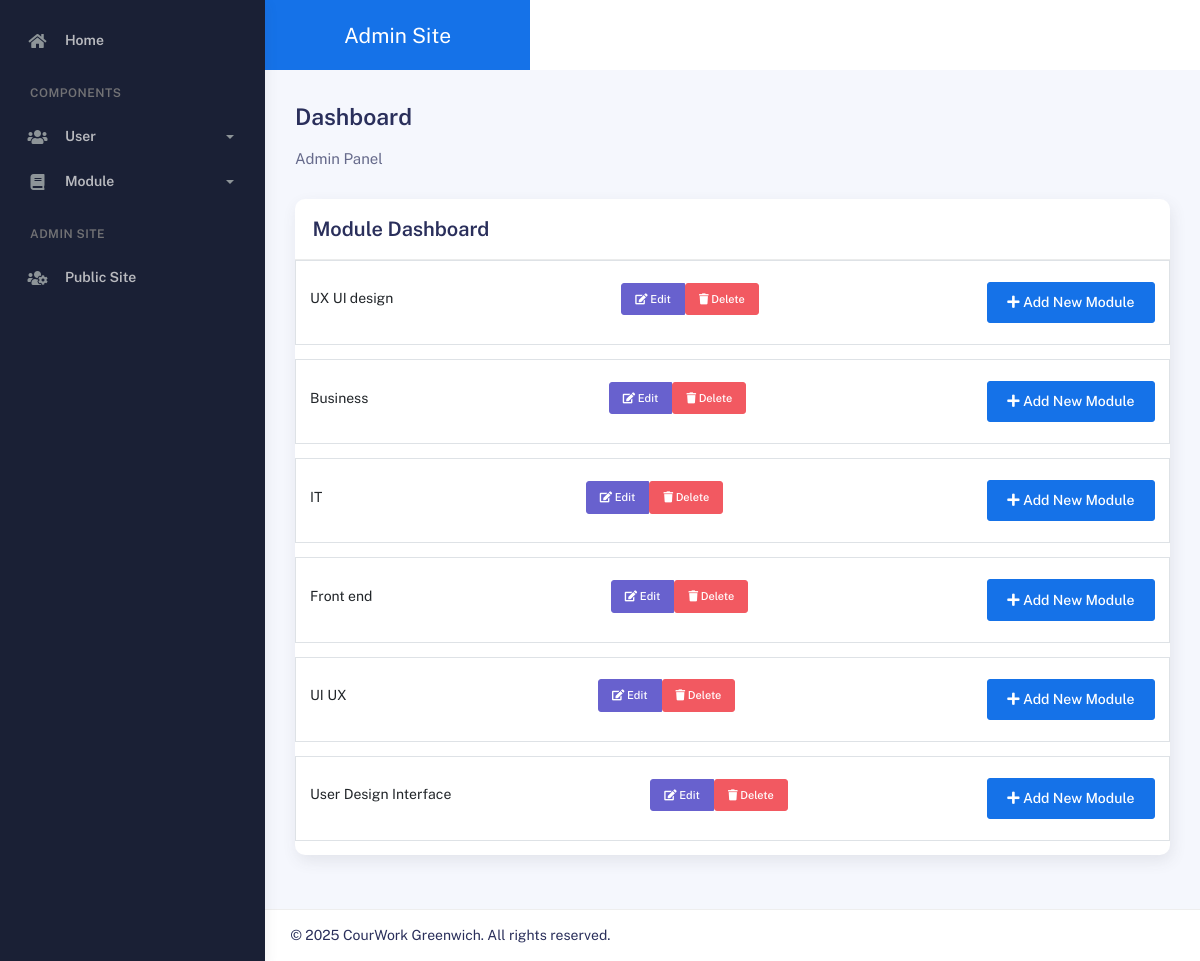
Screenshot of /Project/admin/module.php with the database file from the repository.
### tables this page shows
CREATE TABLE `module` (
  `id` int(11) NOT NULL,
  `moduleName` varchar(255) DEFAULT NULL
);

### Project/admin/module.php (called while the page is built, shortened)
<?php
try{
    include '../includes/DatabaseConnection.php';
    $query = 'SELECT moduleName, module.id FROM module';
    $modules = $pdo->query($query);
    include '../templates/admin/module.html.php';
}
catch(PDOException $e){
    $title = 'An error has occurred';
    $output = 'Database error: ' . $e->getMessage();
}
include '../templates/admin/layout.html.php';
?>

### Project/templates/admin/module.html.php (the view, shortened to what this page needs)
<div class="card">
    <div class="card-header">
        <div class="card-title">Module Dashboard</div>
</div>
<?php
if(empty($modules)) {
    echo '<p>There are no modules to display. </p>';
}
else{
    foreach($modules as $module): ?>
        <blockquote class="border p-3 mb-3">
        <div class="d-flex justify-content-between align-items-center mb-2">
            <div class="module-name">
                <?=htmlspecialchars($module['moduleName'], ENT_QUOTES, 'UTF-8')?>
            </div>
        <div class="btn-group" role="group">
            <a href="editmodule.php?id=<?=$module['id']?>" class="btn btn-sm btn-secondary">
                <i class="fas fa-edit"></i> Edit
            </a>
            <form action="delmodule.php" method="post" class="d-inline">
                <button type="submit" class="btn btn-sm btn-danger">
                <i class="fas fa-trash"></i> Delete
                </button>
            </form>
        </div>
        <div class="text-end mt-2">
            <a href="addmodule.php" class="btn btn-primary">
                <i class="fas fa-plus"></i> Add New Module
            </a>
        </div>
        </blockquote>
    <?php endforeach;
}

### rows the page displays
module: moduleName "UX UI design"
module: moduleName "Business"
module: moduleName "IT"
module: moduleName "Front end"
module: moduleName "UI UX"
module: moduleName "User Design Interface"
